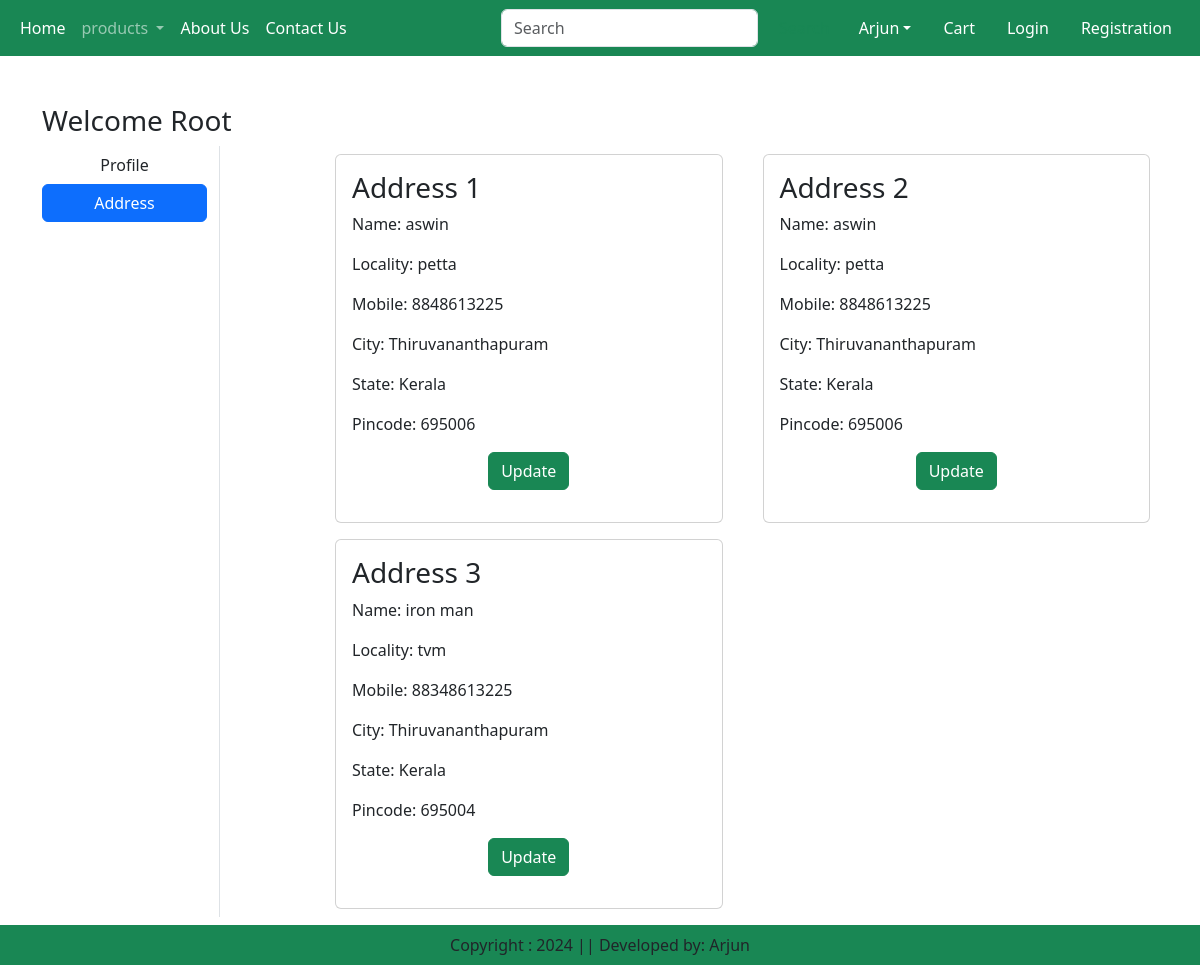
The page /address/ (signed in) on the database its author committed.
### app/models.py (models this page shows, shortened)
class Customer(models.Model):
    user = models.ForeignKey(User, on_delete=models.CASCADE)
    name = models.CharField(max_length=200)
    locality = models.CharField(max_length=200)
    city = models.CharField(max_length=50)
    mobile = models.IntegerField(default=0)
    zipcode = models.IntegerField()
    state = models.CharField(choices=STATE_CHOICES, max_length=100)

### app/views.py (the view)
# urls.py: path('address/',views.address,name='address'),
def address(request):
    add = Customer.objects.filter(user=request.user)
    return render(request, 'app/address.html', locals())

### app/templates/app/address.html (shortened to what this page needs)
{% extends "app/base.html" %}
{% load static %}
{% block main-content %}
<div class="container my-5">
    <div class="row">
        <h3>Welcome <span class="text-capitalize">{{ request.user }}</span></h3>
        <div class="col-sm-2 border-end">
            <ul class="list-unstyled">
                <li class="d-grid"><a href="{% url 'profile' %}" class="btn ">Profile</a></li>
                <li class="d-grid"><a href="{% url 'address' %}" class="btn btn-primary">Address</a></li>
            </ul>
        </div>
        <div class="col-sm-9 offset-sm-1">
            <div class="row">
                {% for ad in add %}
                    <div class="col-sm-6">
                        <div class="card m-2">
                            <div class="card-body">
                                <h3>Address {{ forloop.counter }}</h3>
                                <p>Name: {{ ad.name }}</p>
                                <p>Locality: {{ ad.locality }}</p>
                                <p>Mobile: {{ ad.mobile }}</p>
                                <p>City: {{ ad.city }}</p>
                                <p>State: {{ ad.state }}</p>
                                <p>Pincode: {{ ad.zipcode }}</p>
                                <p class="text-center">
                                    <a href="{% url "updateAddress" pk=ad.id %}" type="button" class="btn btn-success">Update</a>
                                </p>
                            </div>
                        </div>
                    </div>
                {% endfor %}
            </div>
        </div>
        </div>
    </div>
{% endblock main-content %}

### rows shown on the page
Customer: name "aswin", locality "petta", mobile "8848613225", city "Thiruvananthapuram", state "Kerala", zipcode "695006"
Customer: name "aswin", locality "petta", mobile "8848613225", city "Thiruvananthapuram", state "Kerala", zipcode "695006"
Customer: name "iron man", locality "tvm", mobile "88348613225", city "Thiruvananthapuram", state "Kerala", zipcode "695004"

### other values the page prints
{{ request.user }} "Root"
